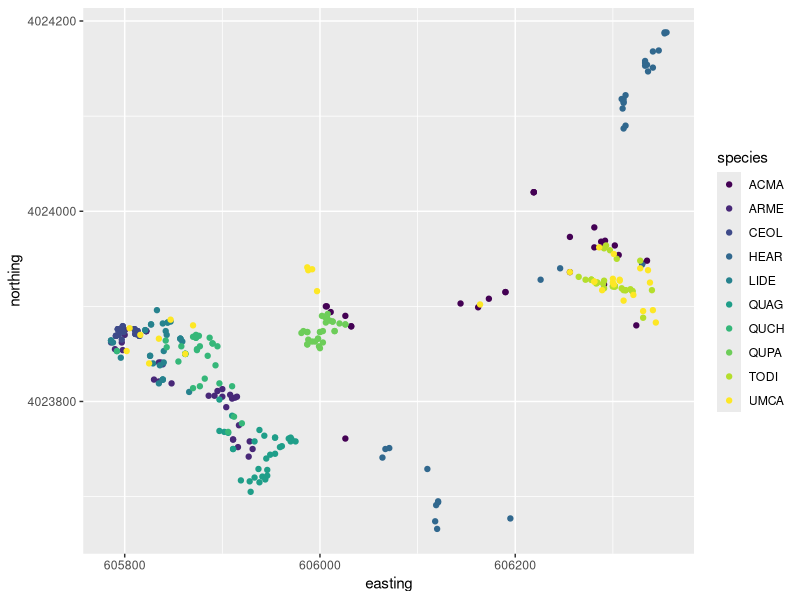
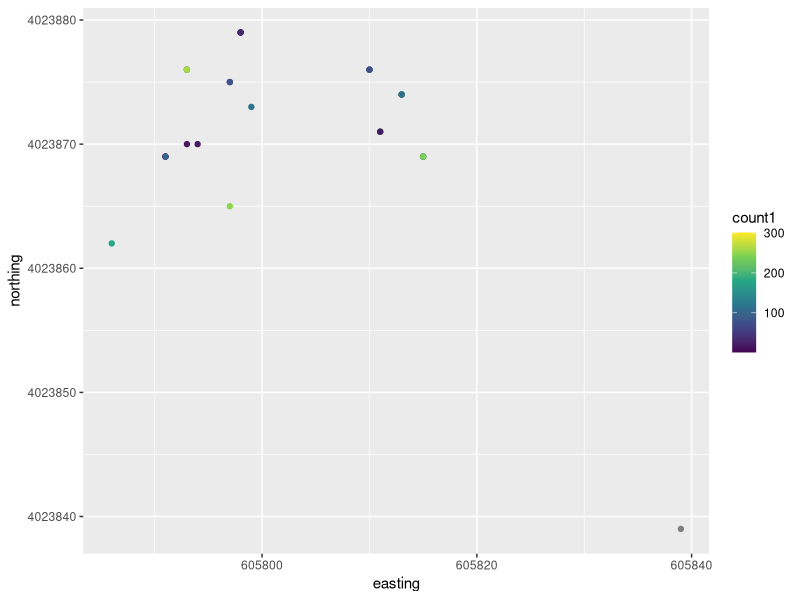
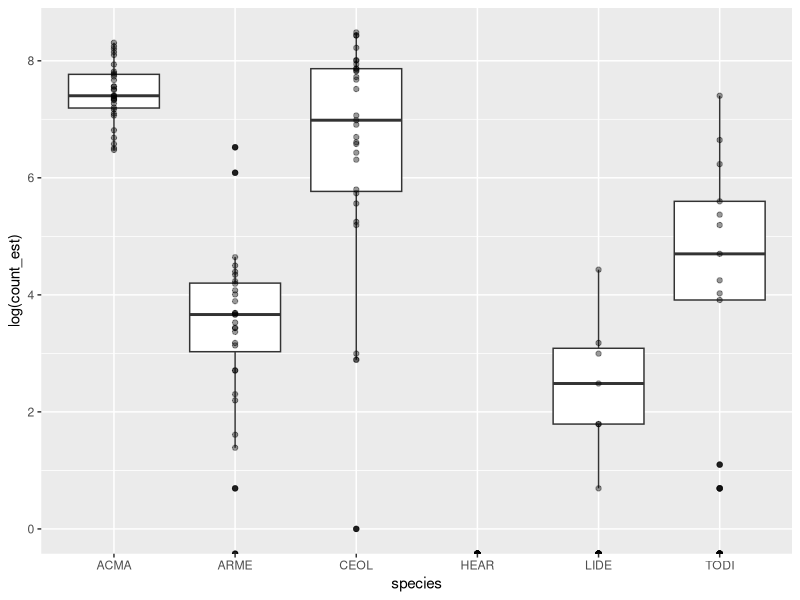
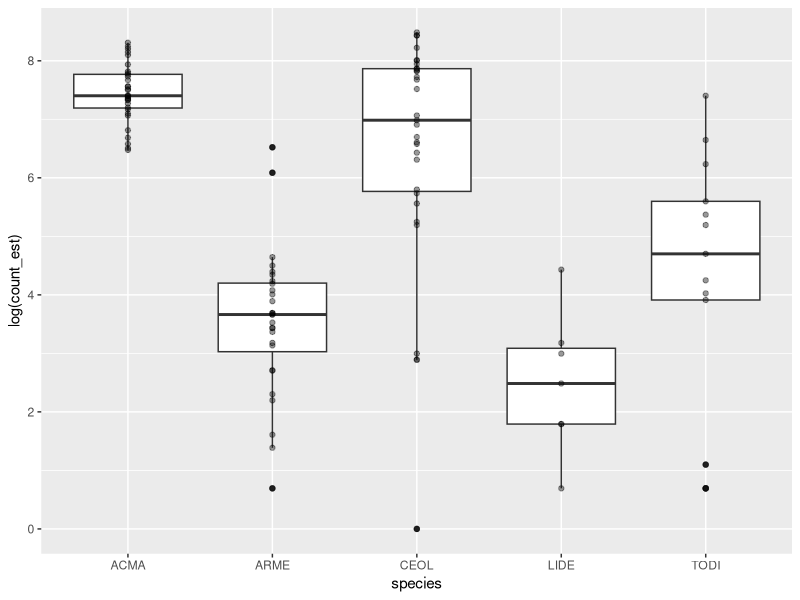
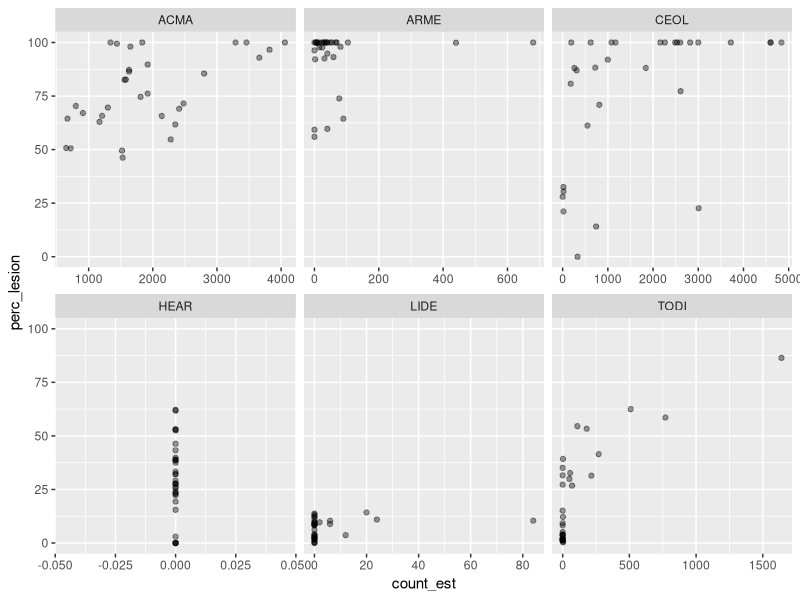

These figures' R source, in order:
#contrast chlamydospore counts, similar to what you did for sporangia. will have more zeros and might need to do a zeroinflated model?

setwd("~/Box/Competency project/competency.git/data2019")
rm(list = ls())#clear environment
library(dplyr)
library(ggplot2)
library(lme4)
library(reshape2)
library(scales)

#read in master file
df <- read.csv(file = 'master_tall.csv')
#analyze just broad leaf assay
df1 <- df %>% filter(leafID<=530) 

###########################################
#DATA VIZ
#map the plants
df1 %>% filter(spore_assay=="S", trt=="T") %>%
  ggplot(aes(easting, northing)) +
  geom_point(aes(color=species))+
  scale_color_viridis_d()
#plot chlamydospore counts on a map for select species
df1 %>% filter(spore_assay=="C", trt=="T", species=="CEOL") %>%
  ggplot(aes(easting, northing)) +
  geom_point(aes(color=count1))+
  scale_color_viridis_c()

#let's try to see how chlamydo counts differ across species
#2 choices: estimate # of spores by dividing counts by proportion sampled OR (zero inflated to handle zeros and gamma distribution?) OR use a count dist with offsets (poisson)

#start with averages
df1<- df1 %>% mutate(count_est=count1/prop) %>% filter(spore_assay=="C", !is.na(count_est), trt=="T")

#plot it. well they aren't all that different!
df1 %>% 
  ggplot( aes(species, log(count_est)))+
  geom_boxplot()+
  geom_point(alpha=.4)

#there's a fair amount of zeros. I wonder if it's warranted to do a zero inflated model. anyways, viz omitting <1.
df1 %>% filter( !count_est<1) %>% 
  ggplot( aes(species, log(count_est)))+
  geom_boxplot()+
  geom_point(alpha=.4)


#chlamydos vs lesion size?
df1 %>% 
  ggplot( aes(count_est, perc_lesion))+
  geom_point(alpha=.4)+
  facet_wrap(~species, scales = 'free_x')

